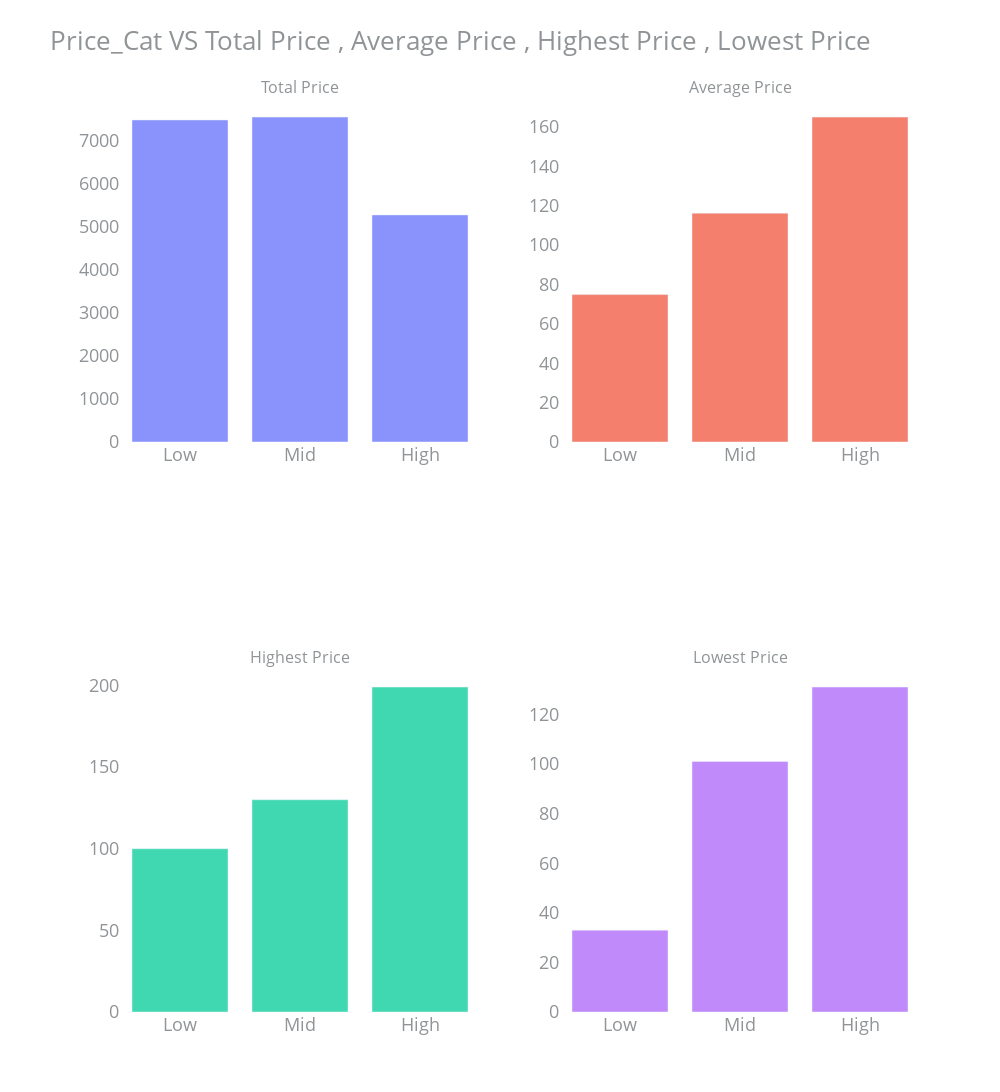

Notebook code for this chart:
### Code cell
plot_column_summary_statistics(column_summary_statistics(data_without_outliers , "price_cat" , "price"))

### Figure 1 — Plotly figure (JSON) as saved in the notebook; plotly's stock layout.template omitted (floating-point values rounded to 4 significant figures)
{"data": [{"name": "Total Price", "opacity": 0.75, "showlegend": false, "type": "bar", "x": ["Low", "Mid", "High"], "xaxis": "x", "y": [7486, 7553, 5279], "yaxis": "y"}, {"name": "Average Price", "opacity": 0.75, "showlegend": false, "type": "bar", "x": ["Low", "Mid", "High"], "xaxis": "x2", "y": [74.86, 116.2, 165.0], "yaxis": "y2"}, {"name": "Highest Price", "opacity": 0.75, "showlegend": false, "type": "bar", "x": ["Low", "Mid", "High"], "xaxis": "x3", "y": [100, 130, 199], "yaxis": "y3"}, {"name": "Lowest Price", "opacity": 0.75, "showlegend": false, "type": "bar", "x": ["Low", "Mid", "High"], "xaxis": "x4", "y": [33, 101, 131], "yaxis": "y4"}], "layout": {"annotations": [{"font": {"size": 16}, "showarrow": false, "text": "Total Price", "x": 0.225, "xanchor": "center", "xref": "paper", "y": 1, "yanchor": "bottom", "yref": "paper"}, {"font": {"size": 16}, "showarrow": false, "text": "Average Price", "x": 0.775, "xanchor": "center", "xref": "paper", "y": 1, "yanchor": "bottom", "yref": "paper"}, {"font": {"size": 16}, "showarrow": false, "text": "Highest Price", "x": 0.225, "xanchor": "center", "xref": "paper", "y": 0.375, "yanchor": "bottom", "yref": "paper"}, {"font": {"size": 16}, "showarrow": false, "text": "Lowest Price", "x": 0.775, "xanchor": "center", "xref": "paper", "y": 0.375, "yanchor": "bottom", "yref": "paper"}], "font": {"color": "#909497", "size": 18}, "height": 1200, "hovermode": "closest", "margin": {"b": 80, "l": 120, "r": 80, "t": 100}, "plot_bgcolor": "white", "title": {"font": {"size": 26}, "text": "Price_Cat VS Total Price , Average Price , Highest Price , Lowest Price"}, "width": 1000, "xaxis": {"anchor": "y", "domain": [0, 0.45]}, "xaxis2": {"anchor": "y2", "domain": [0.55, 1]}, "xaxis3": {"anchor": "y3", "domain": [0, 0.45]}, "xaxis4": {"anchor": "y4", "domain": [0.55, 1]}, "yaxis": {"anchor": "x", "domain": [0.625, 1]}, "yaxis2": {"anchor": "x2", "domain": [0.625, 1]}, "yaxis3": {"anchor": "x3", "domain": [0, 0.375]}, "yaxis4": {"anchor": "x4", "domain": [0, 0.375]}}}
